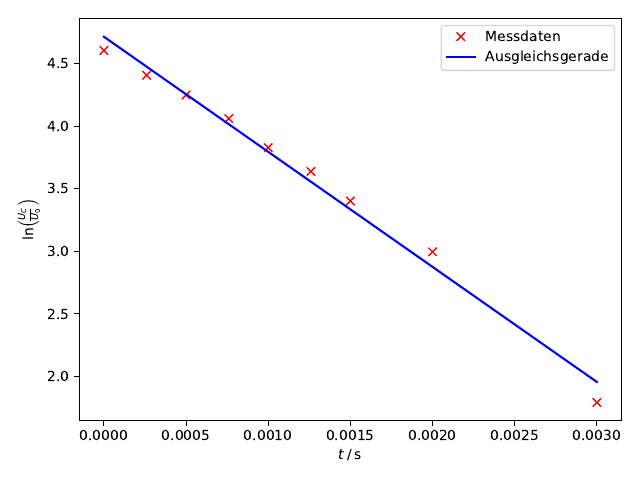

Source code (Python):
import numpy as np
from uncertainties import ufloat
import matplotlib.pyplot as plt

x, y = np.genfromtxt('mess1.txt', unpack=True)

x1 = x*1e-3
y1 = np.log(y)

params, covariance_matrix = np.polyfit(x1, y1, deg=1, cov=True)

errors = np.sqrt(np.diag(covariance_matrix))

print('a = {:.10f} ± {:.10f}'.format(params[0], errors[0]))
print('b = {:.4f} ± {:.5f}'.format(params[1], errors[1]))

def gerade (x, m, b):
    return m*x+b

z = np.linspace(np.min(x1), np.max(x1))

plt.plot(x1, y1, 'rx', label='Messdaten')
plt.plot(z, gerade (z, *params), 'b-', label='Ausgleichsgerade')
plt.xlabel(r'$t \: / \: \mathrm{s}$')
plt.ylabel(r'$\ln{\left(\frac{U_C}{U_0}\right)}$')
plt.legend(loc='best')

plt.tight_layout()
plt.savefig('plot1.pdf')